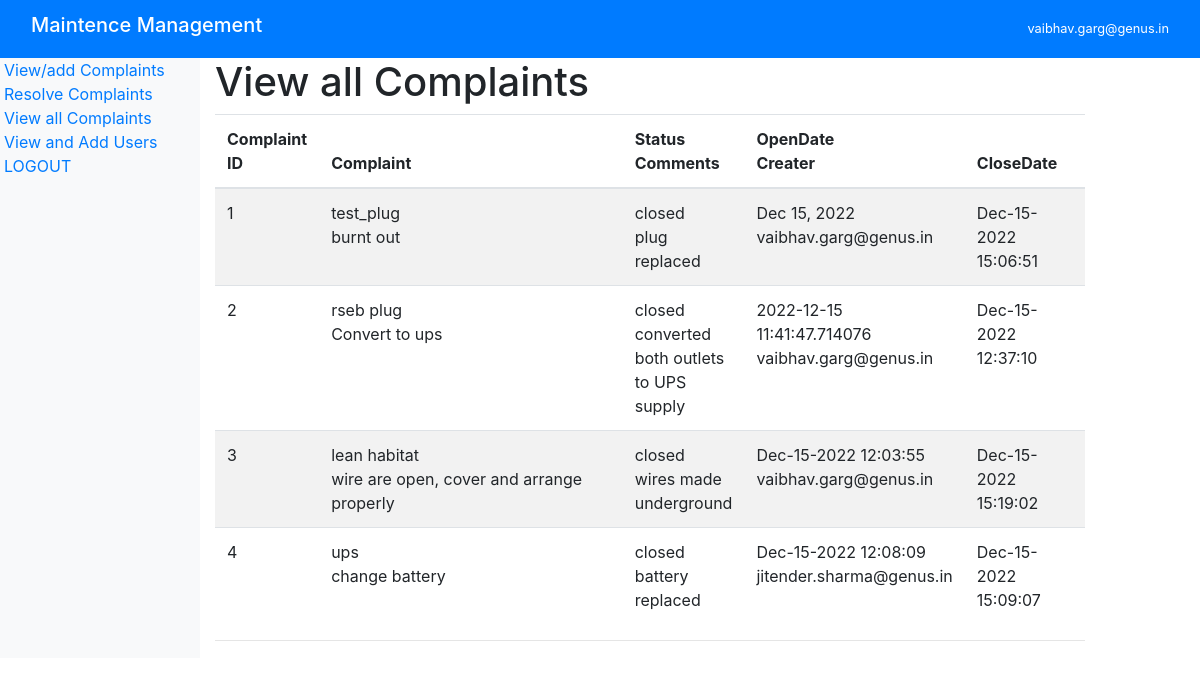
Screenshot of /ViewComplaint (signed in) with the database file from the repository.
### tables this page shows
CREATE TABLE users (
        user_id INTEGER PRIMARY KEY AUTOINCREMENT,
        email TEXT,
        salC NUMERIC,
        role TEXT,
        active BOOLEAN
    );

CREATE TABLE "complaints" (
	"complaint_id"	INTEGER,
	"user_id"	INTEGER,
	"about"	TEXT,
	"complaint"	TEXT,
	"status"	TEXT,
	"opendate"	DATE,
	"closedate"	DATE,
	"comments"	TEXT,
	PRIMARY KEY("complaint_id" AUTOINCREMENT),
	FOREIGN KEY("user_id") REFERENCES "users"("user_id")
);

### MMS.py (the view)
@app.route("/ViewComplaint", methods=["GET"])
@login_required
def ViewComplaint():
    if current_user.role != "admin":
        return abort(401)
    conn = sqlite3.connect("maint.db")
    c = conn.cursor()
    c.execute(
        """
    select u.email, cp.complaint_id, cp.about, cp.complaint, cp.status, cp.opendate, cp.closedate, cp.comments
    from complaints cp inner join users u on u.user_id = cp.user_id
    """
    )
    complaints = c.fetchall()
    conn.close()
    return render_template("ViewAll.html", complaints=complaints)

### MMS.py (called while the page is built)
@login_manager.user_loader
def user_loader(email):
    conn = sqlite3.connect("maint.db")
    c = conn.cursor()
    c.execute(
        "SELECT * FROM users WHERE email=?",
        (email,),
    )
    user = c.fetchone()
    conn.close()
    if user:
        role = user[3]
        active = user[4]
        user = User()
        user.id = email
        user.role = role
        user.active = active
        return user
    return None

### templates/ViewAll.html (shortened to what this page needs)
{%extends "layout.html" %}
{% block content %}
<h1> View all Complaints</h1>
<table id=table1 style="width: auto;" class="table table-striped">
    <thead>
        <tr>
            <th style="width: 10%">Complaint ID </th>
            <th style="width: 50%">Complaint </th>
            <th style="width: 10%">Status <br> Comments</th>
            <th style="width: 15%">OpenDate<br> Creater</th>
            <th style="width: 15%">CloseDate</th>
        </tr>
    </thead>
    {% for item in complaints%}
    <tr>
        {% if item[4] == 'open' %}
        <td style="color: red;">{{item[1]}} </td>
        <td style="color: red;">{{item[2]}} <br> {{item[3]}}</td>
        {% else %}
        <td>{{item[1]}} </td>
        <td>{{item[2]}} <br> {{item[3]}}</td>
        {% endif %}
        <td>{{item[4]}} <br> {{item[7]}}</td>
        <td>{{item[5]}} <br>{{item[0]}}</td>
        <td>{{item[6]}} </td>
    </tr>
    {%endfor%}
</table>
<hr>
{% endblock content %}

### templates/layout.html (shortened to what this page needs)
<!DOCTYPE html>
<html lang="en">
<head>
    <link rel="stylesheet" type="text/css"
        href="https://cdnjs.cloudflare.com/ajax/libs/datatables/1.10.16/css/jquery.dataTables.min.css" />
    <link rel="stylesheet" type="text/css"
        href="https://cdnjs.cloudflare.com/ajax/libs/datatables/1.10.16/css/dataTables.bootstrap4.min.css" />
    <link rel="stylesheet" type="text/css"
        href="https://cdn.datatables.net/buttons/2.0.1/css/buttons.dataTables.min.css">
    <link rel="stylesheet" type="text/css"
        href="https://cdnjs.cloudflare.com/ajax/libs/bootstrap/4.5.3/css/bootstrap.min.css">
</head>
<body>
    <nav class="navbar navbar-dark bg-primary sticky-top">
        <div class="container-fluid">
            <a href="/about" class="navbar-brand">
                <h5>Maintence Management</h5>
            </a>
            <small class="ml-auto text-white">{{ current_user.id}}</small> <br>
        </div>
    </nav>
    <div class="container-fluid">
        <div class="row" style="min-height:600px">
            <div class="col-2 px-1 bg-light" id="sticky-sidebar">
                <div class="position-fixed">
                    <a href="/AddComplaint">View/add Complaints</a><br>
                    <a href="/ResolveComplaint">Resolve Complaints</a><br>
                    <a href="/ViewComplaint">View all Complaints</a><br>
                    <a href="/AddUsers">View and Add Users</a><br>
                    <a href="/logout"> LOGOUT</a>
                </div>
            </div>
            <div class="col-9" id="main">
                {% block content %}{% endblock %}
            </div>
        </div>
    </div>
</body>
</html>

### rows the page displays
users: id "vaibhav.garg@genus.in"
complaints: complaint_id "1", about "test_plug", complaint "burnt out", status "closed", comments "plug replaced", opendate "Dec 15, 2022", email "vaibhav.garg@genus.in", closedate "Dec-15-2022 15:06:51"
complaints: complaint_id "2", about "rseb plug", complaint "Convert to ups", status "closed", comments "converted both outlets to UPS supply", opendate "2022-12-15 11:41:47.714076", email "vaibhav.garg@genus.in", closedate "Dec-15-2022 12:37:10"
complaints: complaint_id "3", about "lean habitat", complaint "wire are open, cover and arrange properly", status "closed", comments "wires made underground", opendate "Dec-15-2022 12:03:55", email "vaibhav.garg@genus.in", closedate "Dec-15-2022 15:19:02"
complaints: complaint_id "4", about "ups", complaint "change battery", status "closed", comments "battery replaced", opendate "Dec-15-2022 12:08:09", email "jitender.sharma@genus.in", closedate "Dec-15-2022 15:09:07"
